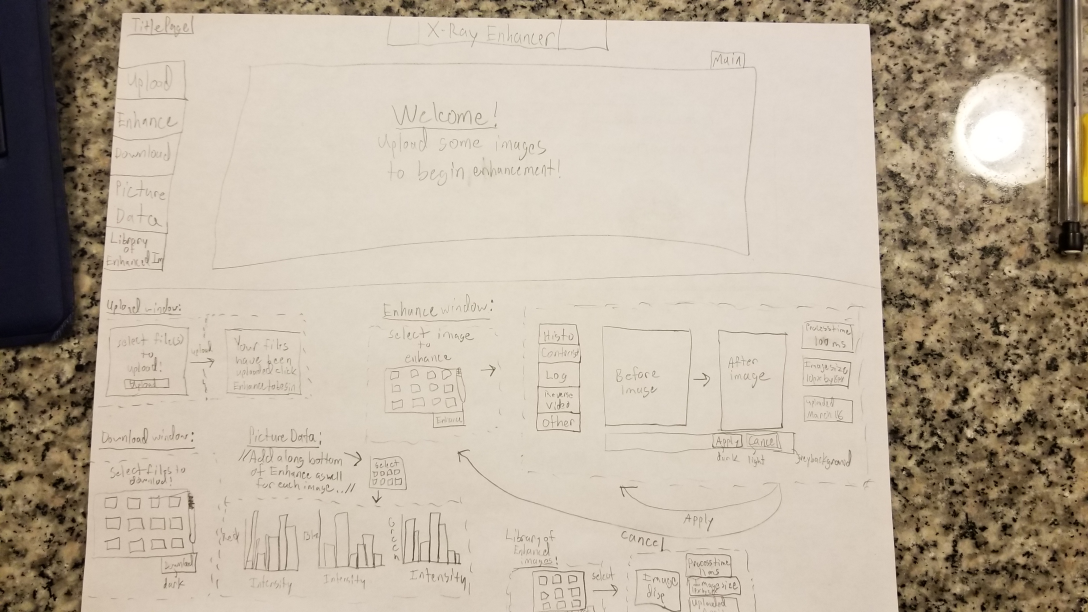
#> input picture 20181201_174712.jpg, 3264 x 1836 px (shown at 1/3 size)
$ python -i processing.py   (imports and definitions only)
#> lines starting #> are read from the running program, lines starting #| are printed output that depends on the picture; after the words box and inside, x2 and y2 are one past the last pixel; in counts of white or black regions, pixels touching at a corner belong together
import datetime
import skimage
import numpy as np
from skimage import exposure, util, color
import matplotlib.pyplot as plt
import imageio
import cv2
import os


# OKAY SELF, HERE'S A NOTE SO YOU DON'T KEEP MAKING THE SAME MISTAKE
# if you get a singular line as an output of histogram()
# it's because all other processing functions output
# a tuple of form: array, time
# whereas histogram only outputs an array.
# just remove the [0] at the end of histogram to access
# the whole array


# [12 lines left out: function output_to_rgb, not called in this run]


def output_0_to_255_as_int(img_array: np.array):
    """
    Converts the image array integers in range 0-255

    Args:
        img_array: A numpy array representing the image

    Returns:
        output_as_in: the image array as integer 0-255
    """
    output_as_0_255 = exposure.rescale_intensity(
        img_array, out_range=(0, 255))
    output_as_int = output_as_0_255.astype(int)
    return output_as_int


def check_grayscale(image):
    """
    Checks if the input image is grayscale OUTSIDE Processing class.

    Args:
        image: Array representation of image to check if Grayscale
    Returns:
        GRAY: If the image is grayscale
        COLOR: if the image is color
    """
    # Image array length should not be 3 (color).
    a = image[:, :, 0] == image[:, :, 1]
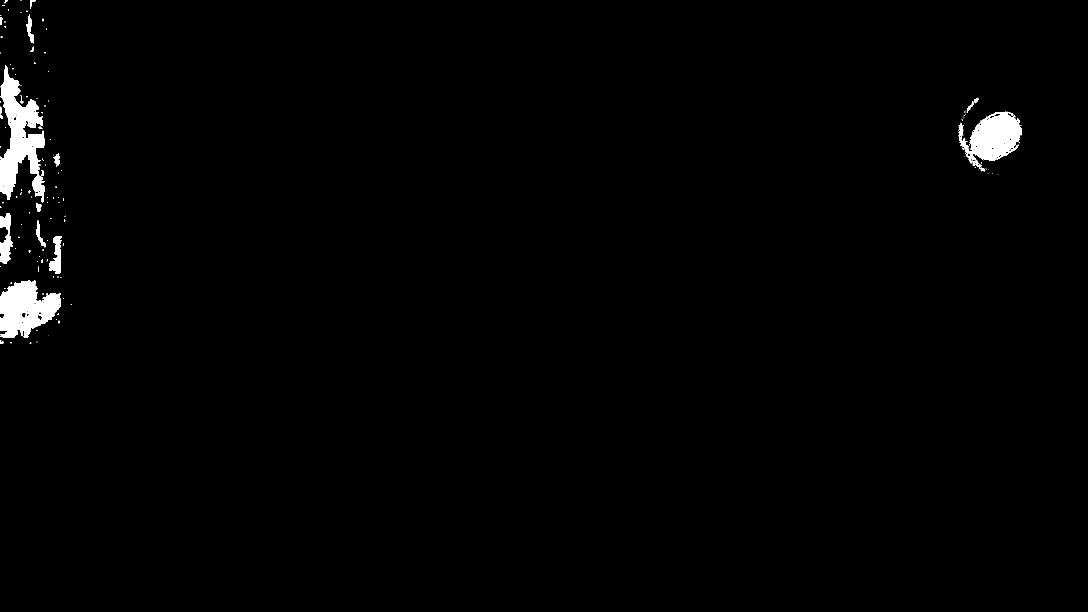
#> a: shape (1836, 3264) bool (shown at 1/3 size); 1.2% white; 176 white regions (149 under 20 px), largest, box (x1, y1, x2, y2) and area: (0, 196, 134, 608) 25808, (0, 842, 182, 1014) 19715, (2876, 335, 3066, 503) 16964
    b = image[:, :, 1] == image[:, :, 2]
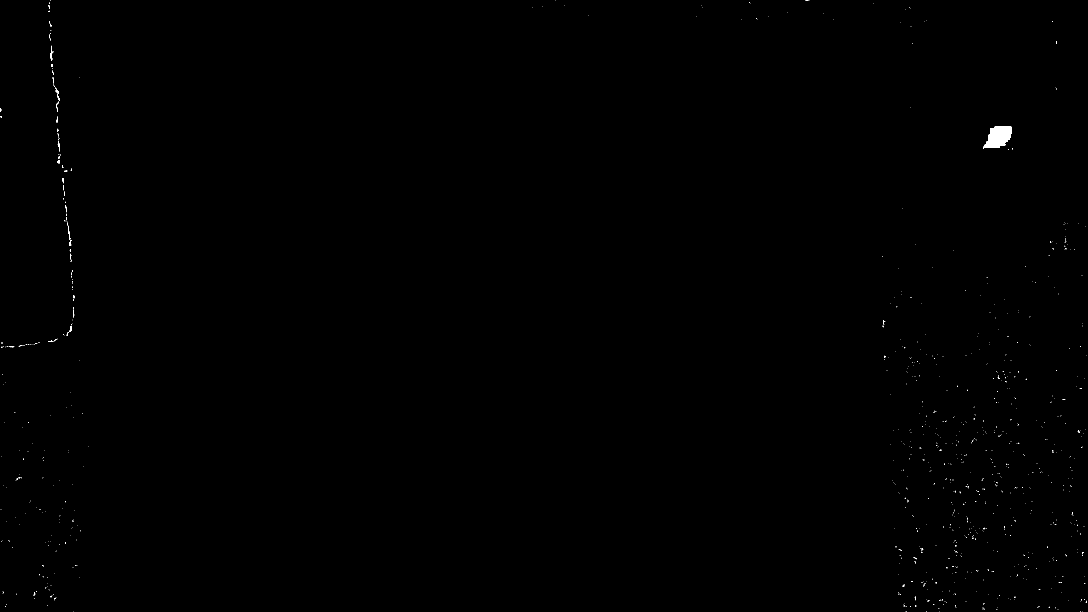
#> b: shape (1836, 3264) bool (shown at 1/3 size); 0.12% white; 959 white regions (935 under 20 px), largest, box (x1, y1, x2, y2) and area: (2950, 378, 3036, 446) 3876, (202, 667, 214, 737) 142, (166, 263, 180, 302) 122
    c = a == b
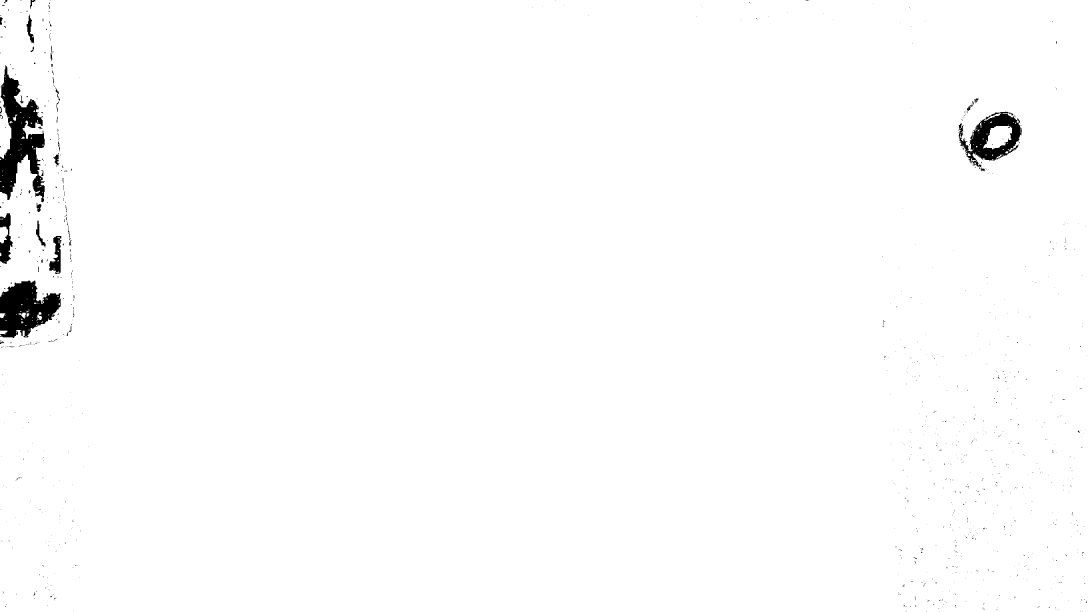
#> c: shape (1836, 3264) bool (shown at 1/3 size); 98.8% white; 1130 black regions (1084 under 20 px), largest, box (x1, y1, x2, y2) and area: (0, 196, 134, 608) 25808, (0, 842, 182, 1014) 19715, (2876, 335, 3066, 503) 13142
    if c.all():
        return 'GRAY'
    else:
        return 'COLOR'


class Benchmark(object):
    """
    Benchmark class used to document time it takes to process images
    """

    def __init__(self):
        """
        Initializes the benchmark class with the start time
        """
        self.start_time = datetime.datetime.now()

    def stop(self):
        """
        Determines the stop time of when the process finished

        Returns:
            Time in milliseconds the process ran for
        """
        delta = datetime.datetime.now() - self.start_time
        return int(delta.total_seconds() * 1000)  # milliseconds


class Processing(object):
    """
    Processing class contains all the methods needed to process the image.
    Any image passed into an instance of Processing must be an
    array-like object
    """

    def __init__(self, image, **kwargs):
        """
        Initializes the Processing class with an image.
        If the image is color, the array is unchanged
        If the image is grayscale, the image is converted to
        2D grayscale array
        """
        self._check_image_type(image)
        self._check_image_shape(image)
        is_color = kwargs.get("is_color", True)

        if not is_color or check_grayscale(image) == 'COLOR':
            self.image = image
        elif check_grayscale(image) == 'GRAY':
            self.image = cv2.cvtColor(image, cv2.COLOR_RGB2GRAY)

    # [39 lines left out: functions hist_eq, contrast_stretch, not called in this run]

    def log_compression(self):
        """
        Performs log compression of self.image.

        Returns:
            Numpy.Array representation of log compressed image
        """
        b = Benchmark()

        if self._check_grayscale() == 'GRAY':
            # IS THIS WORKING???**********************************
            image_rgb = cv2.cvtColor(self.image, cv2.COLOR_GRAY2RGB)
            image_hsv = cv2.cvtColor(image_rgb, cv2.COLOR_RGB2HSV)
            image_hsv[:, :, 1] = np.log(image_hsv[:, :, 1] + 1)
            image_output = cv2.cvtColor(image_hsv, cv2.COLOR_HSV2RGB)
            image_log_output = output_0_to_255_as_int(image_output)
            return image_log_output, b.stop()
        if self._check_grayscale() == 'COLOR':
            image_hsv = cv2.cvtColor(self.image, cv2.COLOR_RGB2HSV)
#> image_hsv: shape (1836, 3264, 3); mean H, S, V 20.7, 51.6, 188
            image_hsv[:, :, 0] = np.log(image_hsv[:, :, 0] + 1)
#> image_hsv: shape (1836, 3264, 3); mean H, S, V 2.1, 51.6, 188
            image_output = cv2.cvtColor(image_hsv, cv2.COLOR_HSV2RGB)
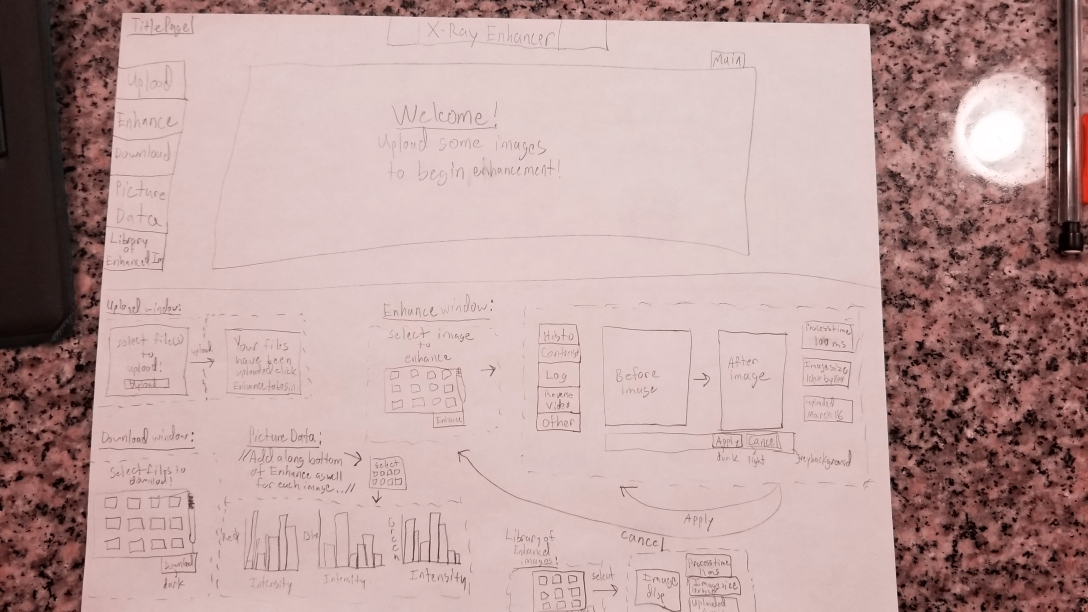
#> image_output: shape (1836, 3264, 3) (shown at 1/3 size); mean R, G, B 188, 159, 156.9
            image_log_output = output_0_to_255_as_int(image_output)
            return image_log_output, b.stop()

    # [92 lines left out: functions reverse_video, blur, sharpen, histogram, not called in this run]

    def _check_image_type(self, image):
        """
        Checks if the input image is a numpy array.

        Args:
            image: image input to check type

        Returns:
            bool: If the image is valid.
        """
        if type(image) != imageio.core.util.Array and \
                type(image) != np.ndarray:
            raise TypeError("Image is not a imageio Array")
        return True

    def _check_image_shape(self, image):
        """
        Checks if image numpy array has valid dimensions

        Args:
            image: image array to check shape

        Returns:
            bool: If the image is valid.
        """
        if len(image.shape) != 2 and len(image.shape) != 3:
            raise ValueError("Dimensions of input array incorrect")
        return True

    def _check_grayscale(self):
        """
        Checks if the input image is grayscale WITHIN Processing class.

        Returns:
            GRAY: If the image is grayscale
            COLOR: if the image is color
        """
        if len(self.image.shape) == 2:
            return 'GRAY'
        if len(self.image.shape) == 3:
            return 'COLOR'

>>> import cv2
>>> picture = cv2.cvtColor(cv2.imread('20181201_174712.jpg'), cv2.COLOR_BGR2RGB)
>>> result = Processing(picture).log_compression()
